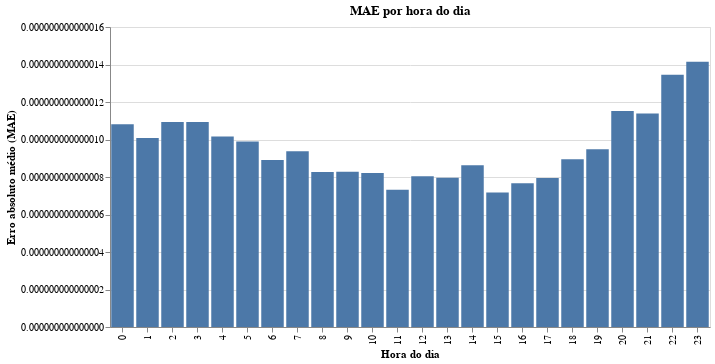

Notebook code cell kept with this figure:
### Code cell
chart = (
    alt.Chart(hour_mae)
    .mark_bar()
    .encode(
        x=alt.X("hour:O", title="Hora do dia"),
        y=alt.Y("residual:Q", title="Erro absoluto médio (MAE)"),
    )
    .properties(
        width=600,
        height=300,
        title="MAE por hora do dia"
    )
)

chart

### Figure 1 — Vega-Lite specification as saved in the notebook (floating-point values rounded to 4 significant figures)
{"config": {"view": {"continuousWidth": 300, "continuousHeight": 300}}, "data": {"name": "data-0872146c06acddd9a4163b29c9a57603"}, "mark": {"type": "bar"}, "encoding": {"x": {"field": "hour", "title": "Hora do dia", "type": "ordinal"}, "y": {"field": "residual", "title": "Erro absoluto médio (MAE)", "type": "quantitative"}}, "height": 300, "title": "MAE por hora do dia", "width": 600, "$schema": "https://vega.github.io/schema/vega-lite/v6.1.0.json", "datasets": {"data-0872146c06acddd9a4163b29c9a57603": [{"hour": 0, "residual": 1.082e-14}, {"hour": 1, "residual": 1.008e-14}, {"hour": 2, "residual": 1.093e-14}, {"hour": 3, "residual": 1.093e-14}, {"hour": 4, "residual": 1.016e-14}, {"hour": 5, "residual": 9.893e-15}, {"hour": 6, "residual": 8.906e-15}, {"hour": 7, "residual": 9.375e-15}, {"hour": 8, "residual": 8.265e-15}, {"hour": 9, "residual": 8.277e-15}, {"hour": 10, "residual": 8.208e-15}, {"hour": 11, "residual": 7.314e-15}, {"hour": 12, "residual": 8.036e-15}, {"hour": 13, "residual": 7.963e-15}, {"hour": 14, "residual": 8.625e-15}, {"hour": 15, "residual": 7.167e-15}, {"hour": 16, "residual": 7.663e-15}, {"hour": 17, "residual": 7.945e-15}, {"hour": 18, "residual": 8.949e-15}, {"hour": 19, "residual": 9.476e-15}, {"hour": 20, "residual": 1.152e-14}, {"hour": 21, "residual": 1.138e-14}, {"hour": 22, "residual": 1.345e-14}, {"hour": 23, "residual": 1.414e-14}]}}
